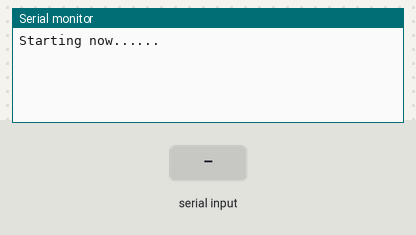
A sketch run on a simulated ESP32. Shown: the last lines printed to the serial monitor. The test bench sets the inputs (shaded band). The modem accepts every AT command (registered, SIM ready, sends succeed) and sends nothing else.

Above: at 8.9 s.
9.0 s: "1" received over the second serial link
At 10.7 s:
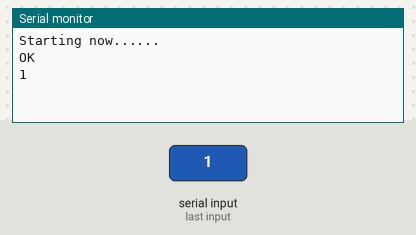
11.5 s: "0" received over the second serial link
At 13.4 s:
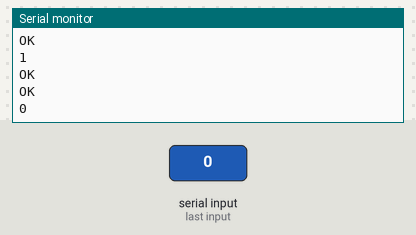
14.5 s: "2" received over the second serial link
At 16.0 s:
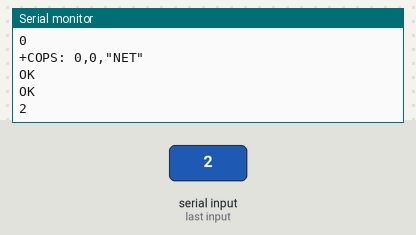

Measured:
- after the input at 9.0 s, the serial monitor: prints a new line after 1.0 s (image 1)
- after the input at 11.5 s, the serial monitor: prints a new line after 1.0 s (image 2)
- after the input at 14.5 s, the serial monitor: prints a new line after 1.0 s (image 3)

The sketch:

LTE_ESP32_interface.ino
```cpp
#include <HardwareSerial.h>

static const int RXPin = 16, TXPin = 17; // UART pinout

HardwareSerial MOD(1); // The MODial connection to the Neoway device

static String token = "BBukG_iHpgqOlkd9ljhOzw793cAjNmy6vRytgXEwoQaq4qgP60gYAojdvDUKKtn8pekxM7mBC9Atj3WY_Oa4HJTjixQsDasIummiU_NLqP3rJxR35KoIgWg7wn2DyKJjWu2x9AM";

void setup() {
  Serial.begin(115200);
  MOD.begin(115200, SERIAL_8N1, RXPin, TXPin );
  if (!MOD) { // If the object did not initialize, then its configuration is invalid
    Serial.println("Invalid SoftwareMODial pin configuration, check config");
    while (1) { // Don't continue with invalid configuration
      delay (1000);
    }
  }
  delay(3000);
  Serial.println("Starting now......");
  delay(5000);
  MOD.print("AT\r"); //status of module
  //MOD.write(0x0D);
  delay(100);
  response();
  MOD.print("ATI\r"); // Module information
  delay(100);
  response();
  MOD.print("AT+COPS=0,0\r"); // for automatic network registration
  delay(100);
  response();
  MOD.print("AT+COPS?\r");   // status query of the network registration
  delay(100);
  response();
  MOD.print("AT+SETVOLTE=1\r"); //Enable voLte
  delay(100);
  response();
  MOD.print("AT+SETVOLTE?\r"); // check voLte status (response 1 indicates volte enabled)
  delay(100);
  response();
  MOD.print("AT+NETDMSG\r"); //Querying Network Registration Information
  delay(100);
  response();
  MOD.print("AT^SYSINFO\r");
  /*Obtaining System Information
   * response belike = ^SYSINFO: 2,3,0,9,1
   * <CR><LF>^SYSINFO:<srv_status>,<srv_domain>,<roam_status>,<sys_mode>,<sim_state>[,[<reserve>],<sys_submode>] <CR><LF><CR><LF>OK<CR><LF>
   * 2 - service
   * 3 -  PS + CS
   * 0/1 - No Roaming/ Roaming
   * 9 - LTE mode
   * 1 - valid
   */
  delay(100);
  response();
  MOD.print("AT+BANDLOCK=?\r"); //Querying Network Registration Information
  delay(100);
  response();
  MOD.print("AT+CREG=1\r"); //Querying Network Registration Information
  delay(100);
  response();
  MOD.print("AT+CREG?\r"); //Querying Network Registration Information
  delay(100);
  response();  //Querying Network Registration Information response shuld be 1,1 (0,1 indicates imporper reg )
  MOD.print("AT+CREG=?\r"); //Querying Network Registration Information
  delay(100);
  response(); //AT+CREG=? +CREG: (0-2) indicates tat this is tat
  MOD.print("AT+XIIC=1\r");
  delay(100);
  response(); // establishing ppp connection
  MOD.print("AT+XIIC?\r");
  delay(100);
  response(); //AT+XIIC?  quering the ppp connection will output the ip
  MOD.print("AT+NETAPN?\r");
  delay(100);
  response(); //AT+NETAPN? // shows the apn details
  MOD.print("AT^SYSINFO\r");
  /*Obtaining System Information
   * response belike = ^SYSINFO: 2,3,0,9,1
   * <CR><LF>^SYSINFO:<srv_status>,<srv_domain>,<roam_status>,<sys_mode>,<sim_state>[,[<reserve>],<sys_submode>] <CR><LF><CR><LF>OK<CR><LF>
   * 2 - service
   * 3 -  PS + CS
   * 0/1 - No Roaming/ Roaming
   * 9 - LTE mode
   * 1 - valid
   */
  delay(100);
  response();
}

void loop()
{
  MOD.print("AT+HTTPSPARA =url,script.google.com\r"); //http setting the destination
  delay(1000);
  response();

  //The connection is set up successfully only after setting the destination address and port ID correctly.
  MOD.print("AT+HTTPSPARA =port,443\r"); //http setting the destination
  delay(500);
  response();
  MOD.print("AT+HTTPSSETUP\r"); //Querying Network Registration Information
  delay(1000);
  response();

  MOD.print("AT+HTTPSACTION=99,500\r"); //Querying Network Registration Information
  delay(1000);
  response();

  MOD.print("AT+HTTPCLOSE\r"); //close the http connection
  delay(5000);
  response();

  delay(10000);
}

void response()
{
  if (MOD.available())
  {
    Serial.println(MOD.readString());
    //Serial.println(a);
  }
}
```
